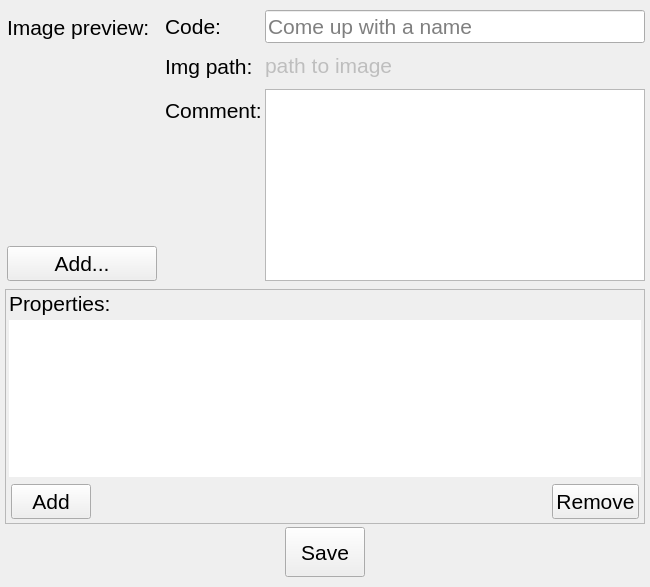
<?xml version="1.0" encoding="UTF-8"?>
<ui version="4.0">
 <class>Form</class>
 <widget class="QWidget" name="Form">
  <property name="geometry">
   <rect>
    <x>0</x>
    <y>0</y>
    <width>650</width>
    <height>587</height>
   </rect>
  </property>
  <property name="windowTitle">
   <string>Form</string>
  </property>
  <layout class="QVBoxLayout" name="verticalLayout_3">
   <property name="spacing">
    <number>3</number>
   </property>
   <property name="leftMargin">
    <number>5</number>
   </property>
   <property name="topMargin">
    <number>10</number>
   </property>
   <property name="rightMargin">
    <number>5</number>
   </property>
   <property name="bottomMargin">
    <number>10</number>
   </property>
   <item>
    <layout class="QHBoxLayout" name="horizontalLayout_2">
     <item>
      <layout class="QVBoxLayout" name="verticalLayout">
       <property name="spacing">
        <number>-1</number>
       </property>
       <property name="sizeConstraint">
        <enum>QLayout::SetMinimumSize</enum>
       </property>
       <property name="leftMargin">
        <number>2</number>
       </property>
       <property name="topMargin">
        <number>5</number>
       </property>
       <property name="rightMargin">
        <number>5</number>
       </property>
       <property name="bottomMargin">
        <number>5</number>
       </property>
       <item>
        <widget class="QLabel" name="label">
         <property name="font">
          <font>
           <pointsize>16</pointsize>
          </font>
         </property>
         <property name="text">
          <string>Image preview:</string>
         </property>
         <property name="alignment">
          <set>Qt::AlignLeading|Qt::AlignLeft|Qt::AlignTop</set>
         </property>
        </widget>
       </item>
       <item>
        <widget class="QLabel" name="lblDisplay">
         <property name="minimumSize">
          <size>
           <width>150</width>
           <height>150</height>
          </size>
         </property>
         <property name="text">
          <string/>
         </property>
         <property name="alignment">
          <set>Qt::AlignCenter</set>
         </property>
        </widget>
       </item>
       <item>
        <widget class="QPushButton" name="pbAddImg">
         <property name="minimumSize">
          <size>
           <width>0</width>
           <height>35</height>
          </size>
         </property>
         <property name="font">
          <font>
           <pointsize>16</pointsize>
          </font>
         </property>
         <property name="text">
          <string>Add...</string>
         </property>
        </widget>
       </item>
      </layout>
     </item>
     <item>
      <layout class="QFormLayout" name="formLayout">
       <property name="fieldGrowthPolicy">
        <enum>QFormLayout::ExpandingFieldsGrow</enum>
       </property>
       <property name="rowWrapPolicy">
        <enum>QFormLayout::WrapLongRows</enum>
       </property>
       <property name="labelAlignment">
        <set>Qt::AlignLeading|Qt::AlignLeft|Qt::AlignVCenter</set>
       </property>
       <property name="formAlignment">
        <set>Qt::AlignHCenter|Qt::AlignTop</set>
       </property>
       <property name="horizontalSpacing">
        <number>-1</number>
       </property>
       <property name="bottomMargin">
        <number>5</number>
       </property>
       <item row="0" column="0">
        <widget class="QLabel" name="label_2">
         <property name="font">
          <font>
           <pointsize>16</pointsize>
          </font>
         </property>
         <property name="text">
          <string>Code:</string>
         </property>
        </widget>
       </item>
       <item row="0" column="1">
        <widget class="QLineEdit" name="leCode">
         <property name="minimumSize">
          <size>
           <width>200</width>
           <height>30</height>
          </size>
         </property>
         <property name="font">
          <font>
           <pointsize>16</pointsize>
          </font>
         </property>
         <property name="toolTip">
          <string/>
         </property>
         <property name="toolTipDuration">
          <number>-1</number>
         </property>
         <property name="whatsThis">
          <string/>
         </property>
         <property name="text">
          <string/>
         </property>
         <property name="maxLength">
          <number>10</number>
         </property>
         <property name="placeholderText">
          <string>Come up with a name</string>
         </property>
        </widget>
       </item>
       <item row="1" column="0">
        <widget class="QLabel" name="label_3">
         <property name="font">
          <font>
           <pointsize>16</pointsize>
          </font>
         </property>
         <property name="text">
          <string>Img path:</string>
         </property>
         <property name="alignment">
          <set>Qt::AlignLeading|Qt::AlignLeft|Qt::AlignVCenter</set>
         </property>
        </widget>
       </item>
       <item row="1" column="1">
        <widget class="QLabel" name="lblImgPath">
         <property name="enabled">
          <bool>false</bool>
         </property>
         <property name="sizePolicy">
          <sizepolicy hsizetype="Expanding" vsizetype="Preferred">
           <horstretch>0</horstretch>
           <verstretch>0</verstretch>
          </sizepolicy>
         </property>
         <property name="minimumSize">
          <size>
           <width>150</width>
           <height>40</height>
          </size>
         </property>
         <property name="font">
          <font>
           <pointsize>16</pointsize>
          </font>
         </property>
         <property name="text">
          <string>path to image</string>
         </property>
         <property name="textFormat">
          <enum>Qt::RichText</enum>
         </property>
         <property name="scaledContents">
          <bool>true</bool>
         </property>
         <property name="alignment">
          <set>Qt::AlignLeading|Qt::AlignLeft|Qt::AlignVCenter</set>
         </property>
         <property name="wordWrap">
          <bool>true</bool>
         </property>
        </widget>
       </item>
       <item row="2" column="0">
        <widget class="QLabel" name="label_5">
         <property name="font">
          <font>
           <pointsize>16</pointsize>
          </font>
         </property>
         <property name="text">
          <string>Comment:</string>
         </property>
        </widget>
       </item>
       <item row="2" column="1">
        <widget class="QTextEdit" name="teComment">
         <property name="sizePolicy">
          <sizepolicy hsizetype="Expanding" vsizetype="Minimum">
           <horstretch>0</horstretch>
           <verstretch>0</verstretch>
          </sizepolicy>
         </property>
         <property name="minimumSize">
          <size>
           <width>0</width>
           <height>40</height>
          </size>
         </property>
        </widget>
       </item>
      </layout>
     </item>
    </layout>
   </item>
   <item>
    <widget class="QFrame" name="frame">
     <property name="frameShape">
      <enum>QFrame::StyledPanel</enum>
     </property>
     <property name="frameShadow">
      <enum>QFrame::Raised</enum>
     </property>
     <layout class="QVBoxLayout" name="verticalLayout_2">
      <property name="spacing">
       <number>4</number>
      </property>
      <property name="sizeConstraint">
       <enum>QLayout::SetMaximumSize</enum>
      </property>
      <property name="leftMargin">
       <number>3</number>
      </property>
      <property name="topMargin">
       <number>1</number>
      </property>
      <property name="rightMargin">
       <number>3</number>
      </property>
      <property name="bottomMargin">
       <number>1</number>
      </property>
      <item>
       <widget class="QLabel" name="label_4">
        <property name="font">
         <font>
          <pointsize>16</pointsize>
         </font>
        </property>
        <property name="text">
         <string>Properties:</string>
        </property>
       </widget>
      </item>
      <item>
       <widget class="QTableWidget" name="twProperties">
        <property name="frameShape">
         <enum>QFrame::Panel</enum>
        </property>
        <property name="lineWidth">
         <number>0</number>
        </property>
        <property name="midLineWidth">
         <number>0</number>
        </property>
       </widget>
      </item>
      <item>
       <layout class="QHBoxLayout" name="horizontalLayout">
        <property name="spacing">
         <number>3</number>
        </property>
        <property name="sizeConstraint">
         <enum>QLayout::SetMinimumSize</enum>
        </property>
        <property name="leftMargin">
         <number>2</number>
        </property>
        <property name="topMargin">
         <number>3</number>
        </property>
        <property name="rightMargin">
         <number>2</number>
        </property>
        <property name="bottomMargin">
         <number>3</number>
        </property>
        <item>
         <widget class="QPushButton" name="pbAddProperty">
          <property name="minimumSize">
           <size>
            <width>0</width>
            <height>35</height>
           </size>
          </property>
          <property name="font">
           <font>
            <pointsize>16</pointsize>
           </font>
          </property>
          <property name="text">
           <string>Add</string>
          </property>
         </widget>
        </item>
        <item>
         <spacer name="horizontalSpacer">
          <property name="orientation">
           <enum>Qt::Horizontal</enum>
          </property>
          <property name="sizeType">
           <enum>QSizePolicy::Expanding</enum>
          </property>
          <property name="sizeHint" stdset="0">
           <size>
            <width>88</width>
            <height>10</height>
           </size>
          </property>
         </spacer>
        </item>
        <item>
         <widget class="QPushButton" name="pbRemoveProperty">
          <property name="minimumSize">
           <size>
            <width>0</width>
            <height>35</height>
           </size>
          </property>
          <property name="font">
           <font>
            <pointsize>16</pointsize>
           </font>
          </property>
          <property name="text">
           <string>Remove</string>
          </property>
         </widget>
        </item>
       </layout>
      </item>
     </layout>
    </widget>
   </item>
   <item>
    <layout class="QHBoxLayout" name="horizontalLayout_3">
     <property name="spacing">
      <number>0</number>
     </property>
     <item>
      <spacer name="horizontalSpacer_2">
       <property name="orientation">
        <enum>Qt::Horizontal</enum>
       </property>
       <property name="sizeHint" stdset="0">
        <size>
         <width>40</width>
         <height>20</height>
        </size>
       </property>
      </spacer>
     </item>
     <item>
      <widget class="QPushButton" name="pbSave">
       <property name="minimumSize">
        <size>
         <width>80</width>
         <height>50</height>
        </size>
       </property>
       <property name="font">
        <font>
         <pointsize>16</pointsize>
        </font>
       </property>
       <property name="text">
        <string>Save</string>
       </property>
      </widget>
     </item>
     <item>
      <spacer name="horizontalSpacer_3">
       <property name="orientation">
        <enum>Qt::Horizontal</enum>
       </property>
       <property name="sizeHint" stdset="0">
        <size>
         <width>40</width>
         <height>20</height>
        </size>
       </property>
      </spacer>
     </item>
    </layout>
   </item>
  </layout>
 </widget>
 <resources/>
 <connections/>
</ui>
